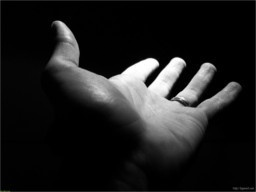
#> input picture tests/data/gamma/augmented.jpg, 256 x 192 px; its folder holds only this picture in this run
$ python -i green_edge_cutter.py   (imports and definitions only)
#> lines starting #> are read from the running program, lines starting #| are printed output that depends on the picture
import cv2
import numpy as np
import random
import os
import glob

from ..common.config import DataConfig


def process_img(img_file_path, output_img_file_path):
#> called with img_file_path = '../../../tests/data/gamma/augmented.jpg', output_img_file_path = 'out.png'
    img = cv2.imread(img_file_path)
#> img is the input picture: shape (192, 256, 3); mean B, G, R 30.2, 30.2, 30.2
    bg = img.copy()
    bg[bg[:, :, -1] > 10, :] = 255.
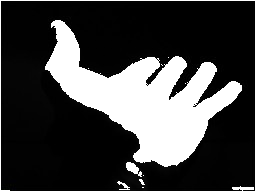
#> bg: shape (192, 256, 3); mean B, G, R 66.8, 66.8, 66.8
    bg = bg.astype(np.uint8)
    bg = cv2.cvtColor(bg, cv2.COLOR_BGR2GRAY)
#> bg: shape (192, 256)
    kernel = np.ones((7, 7), np.uint8)
    where_bg = np.where(bg == 0.0)
#> where_bg = 15295 positions, rows 1 to 190, columns 1 to 254
    bg[where_bg] == 255.
    eroded_bg = cv2.erode(bg, kernel, iterations=1)
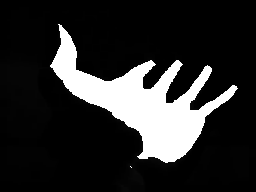
#> eroded_bg: shape (192, 256); min 0, max 255, mean 44
    eroded_bg = cv2.GaussianBlur(eroded_bg, (5, 5), 1)
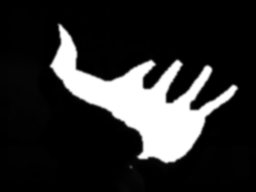
#> eroded_bg: shape (192, 256); min 0, max 255, mean 44
    where_bg = np.where(eroded_bg < 25)
#> where_bg = 39763 positions, rows 0 to 191, columns 0 to 255
    img = blend_with_random_background(img, where_bg)
    # img[where_bg] = 0.0
    img = cv2.GaussianBlur(img, (3, 3), 0)
    cv2.imwrite(output_img_file_path, img)


def blend_with_random_background(img, where_bg_values):
    mask = np.ones(img.shape, dtype=bool)
    mask[where_bg_values] = False

#> (the run stopped early here; a loop or call above may not have finished)
